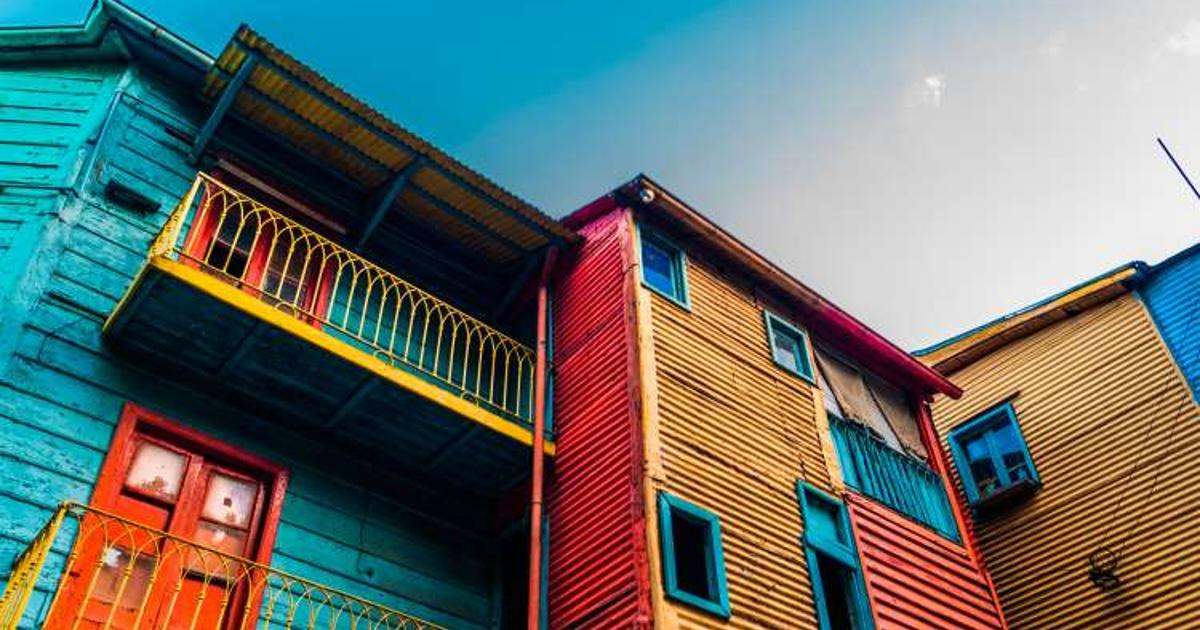
#> input picture fotos_mejoradas/baires_Facebook.jpg, 1200 x 630 px
$ python -i fotoapp.py   (imports and definitions only)   (older library calls are emulated)
#> lines starting #> are read from the running program, lines starting #| are printed output that depends on the picture
#> further down, picture is the input picture: PIL image 1200x630 RGB; mean R, G, B 103.5, 113.2, 109.1
import os
from urllib.request import urlopen

import cv2
import matplotlib.pyplot as plt
import numpy as np
from PIL import Image, ImageFilter

# Carpeta donde se guardan los resultados.
CARPETA_RESULTADOS = "fotos_mejoradas"
# Carpeta donde se buscan las fotos cuando el usuario escribe solo el nombre.
CARPETA_IMAGENES = "."

# Ancho y alto de cada red. El orden es (ancho, alto), igual que img.size.
TAMANOS = {
    "Youtube": (1280, 720),
    "Instagram": (1080, 1080),
    "Twitter": (1600, 900),
    "Facebook": (1200, 630),
}

# Los 9 filtros de la clase. La clave es el nombre que elige el usuario.
FILTROS = {
    "Blur": ImageFilter.BLUR,
    "Contour": ImageFilter.CONTOUR,
    "Detail": ImageFilter.DETAIL,
    "Edge Enhance": ImageFilter.EDGE_ENHANCE,
    "Edge Enhance More": ImageFilter.EDGE_ENHANCE_MORE,
    "Emboss": ImageFilter.EMBOSS,
    "Find Edges": ImageFilter.FIND_EDGES,
    "Sharpen": ImageFilter.SHARPEN,
    "Smooth": ImageFilter.SMOOTH,
}


# [15 lines left out: functions obtener_ruta, abrir_imagen, not called in this run]


def como_imagen(img):
    # Si llega una ruta, la abre. Si ya es una imagen de Pillow, la usa.
    if img is None:
        raise ValueError("Primero tenes que abrir la foto con la opcion 1.")
    if isinstance(img, str):
        return abrir_imagen(img).convert("RGB")
    return img.convert("RGB")


# [64 lines left out: functions mostrar, redimensionar_para_red, not called in this run]


def ecualizar_canal(canal):
    # Cuenta los brillos, acumula y cambia cada pixel por el valor nuevo.
    numeros = np.array(canal)
    conteo, _ = np.histogram(numeros, bins=256, range=(0, 256))
    probabilidad = conteo / numeros.size
    acumulada = np.cumsum(probabilidad)
    tabla = np.round(acumulada * 255).astype("uint8")
    return Image.fromarray(tabla[numeros])


def ajustar_contraste(img):
    # Punto 2. Separa el claro del oscuro en cada color y los vuelve a unir.
    img = como_imagen(img)
    rojo, verde, azul = img.split()
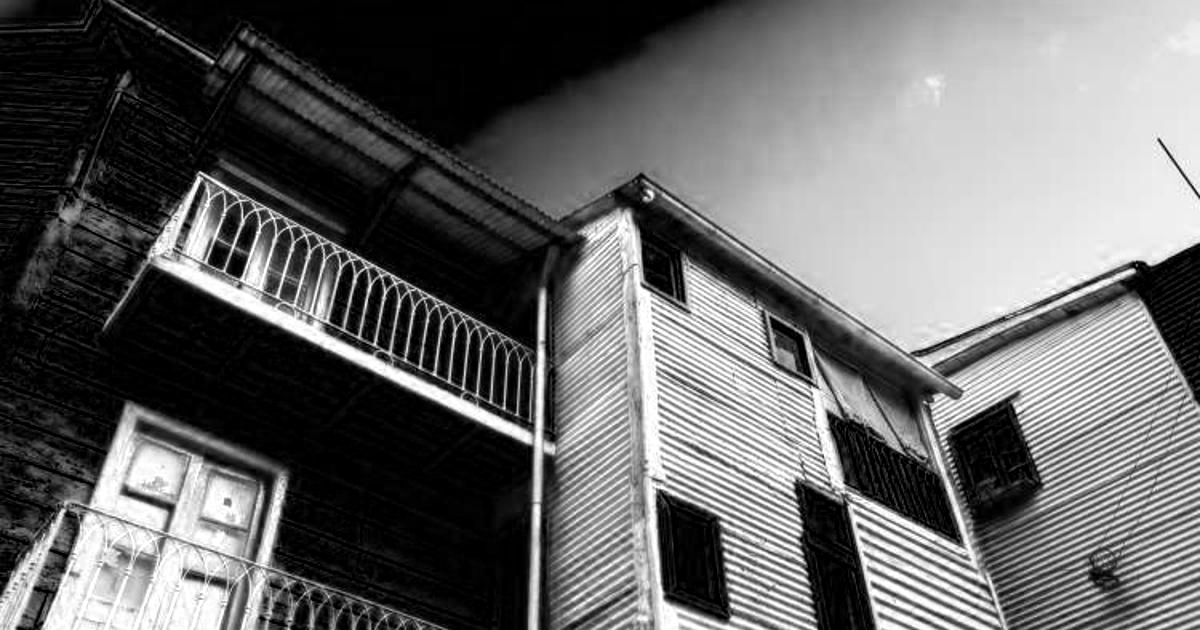
#> rojo: PIL image 1200x630 L; min 0, max 255, mean 103.5
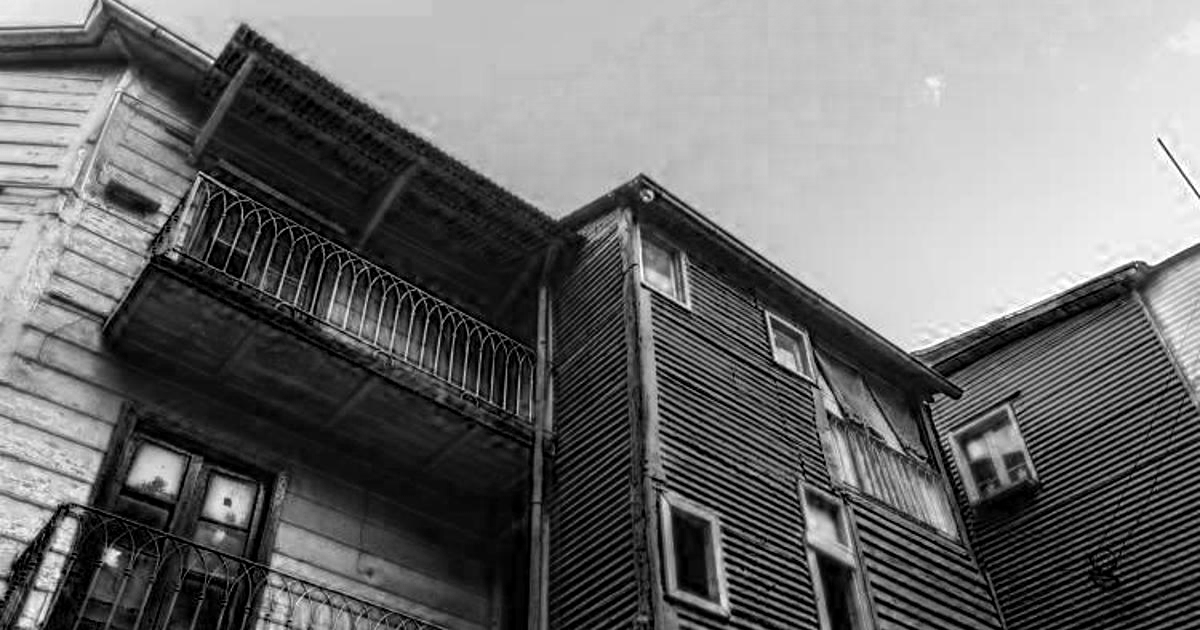
#> azul: PIL image 1200x630 L; min 0, max 255, mean 109.1
    return Image.merge("RGB", (
        ecualizar_canal(rojo),
        ecualizar_canal(verde),
        ecualizar_canal(azul),
    ))
#> in ecualizar_canal, `conteo, _ = np.histogram(numeros, bins=256, range=(0, 256))`: conteo = 256 values, max 84284 at index 0, min 1514 at index 106, mean 2953.1
#> in ecualizar_canal, `probabilidad = conteo / numeros.size`: probabilidad = 256 values, max 0.111 at index 0, min 0.002 at index 106, mean 0.00391
#> in ecualizar_canal, `acumulada = np.cumsum(probabilidad)`: acumulada = 256 values from 0.111 to 1
#> in ecualizar_canal, `tabla = np.round(acumulada * 255).astype("uint8")`: tabla = 256 values from 28 to 255
#> in ecualizar_canal, `return Image.fromarray(tabla[numeros])`:
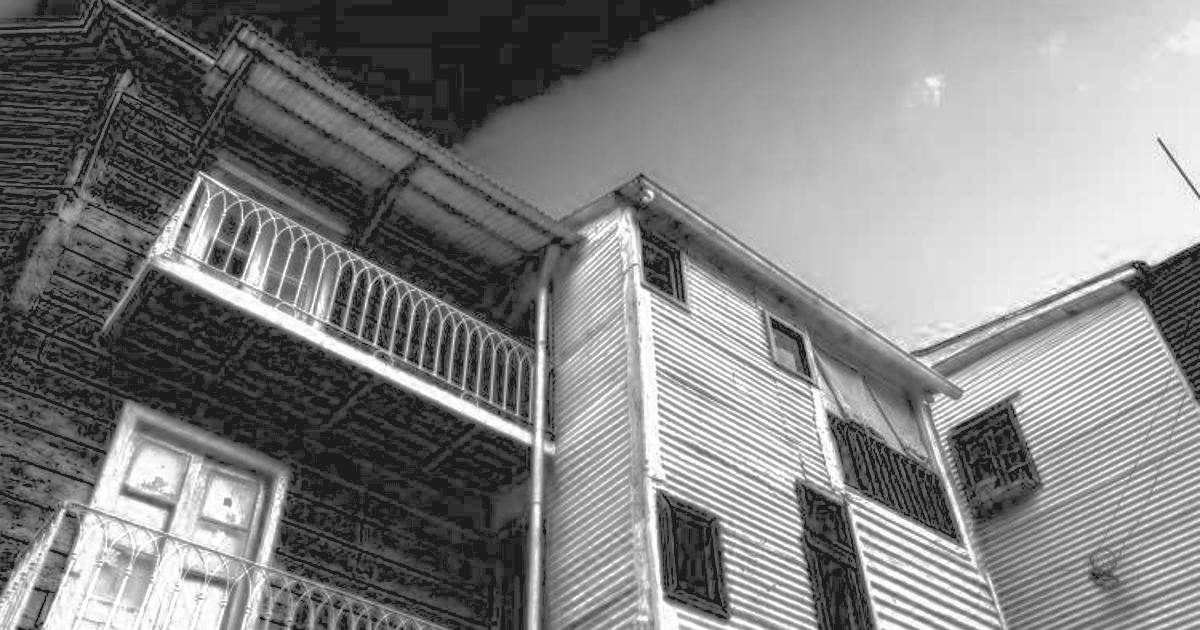
#> returned value: PIL image 1200x630 L; min 28, max 255, mean 129.8
#> in ecualizar_canal (call 2), `conteo, _ = np.histogram(numeros, bins=256, range=(0, 256))`: conteo = 256 values, max 13319 at index 0, min 6 at index 254, mean 2953.1
#> in ecualizar_canal (call 2), `probabilidad = conteo / numeros.size`: probabilidad = 256 values, max 0.0176 at index 0, min 7.94e-06 at index 254, mean 0.00391
#> in ecualizar_canal (call 2), `acumulada = np.cumsum(probabilidad)`: acumulada = 256 values from 0.0176 to 1
#> in ecualizar_canal (call 2), `tabla = np.round(acumulada * 255).astype("uint8")`: tabla = 256 values from 4 to 255
#> in ecualizar_canal (call 2), `return Image.fromarray(tabla[numeros])`:
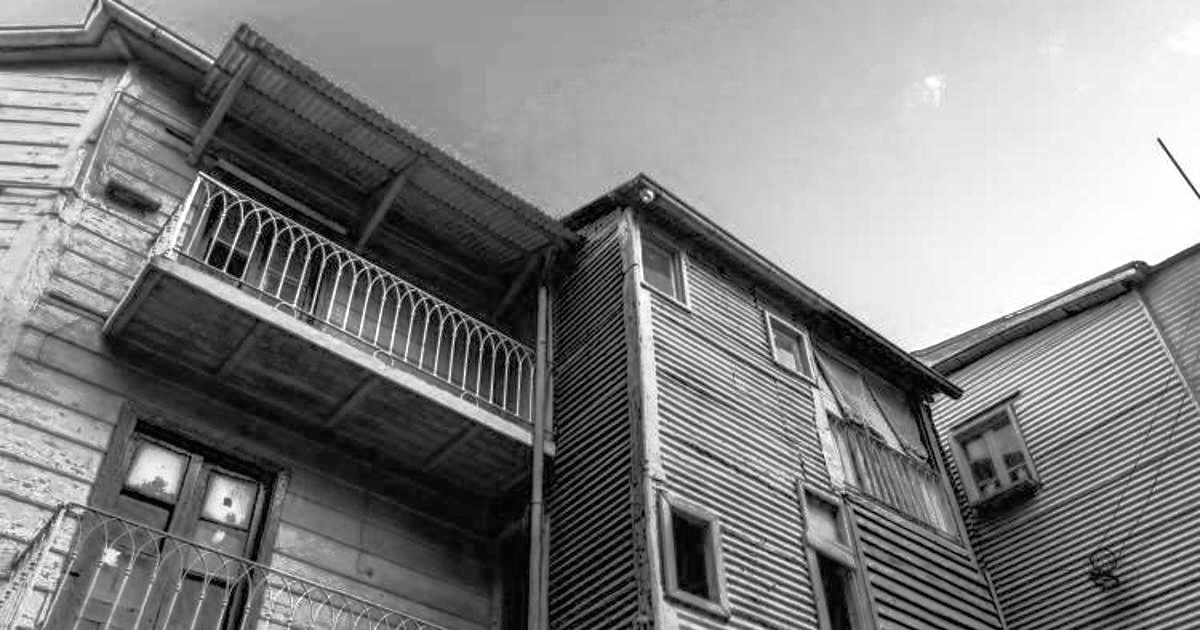
#> returned value: PIL image 1200x630 L; min 4, max 255, mean 128.1
#> in ecualizar_canal (call 3), `conteo, _ = np.histogram(numeros, bins=256, range=(0, 256))`: conteo = 256 values, max 29826 at index 0, min 62 at index 254, mean 2953.1
#> in ecualizar_canal (call 3), `probabilidad = conteo / numeros.size`: probabilidad = 256 values, max 0.0395 at index 0, min 8.2e-05 at index 254, mean 0.00391
#> in ecualizar_canal (call 3), `acumulada = np.cumsum(probabilidad)`: acumulada = 256 values from 0.0395 to 1
#> in ecualizar_canal (call 3), `tabla = np.round(acumulada * 255).astype("uint8")`: tabla = 256 values from 10 to 255
#> in ecualizar_canal (call 3), `return Image.fromarray(tabla[numeros])`:
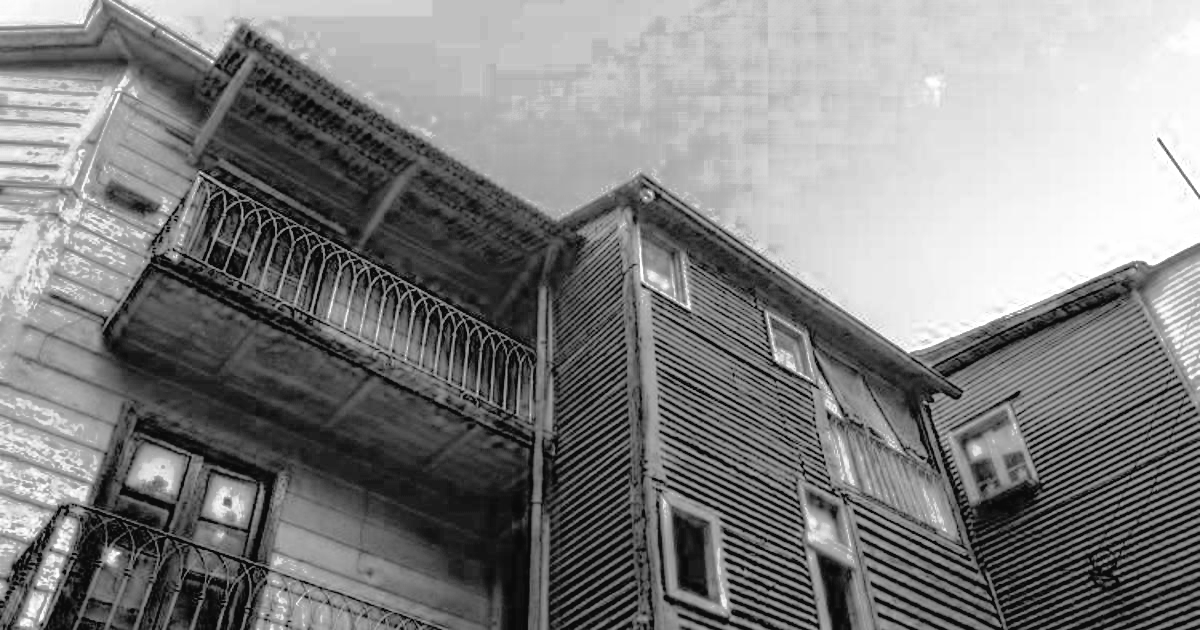
#> returned value: PIL image 1200x630 L; min 10, max 255, mean 128.4
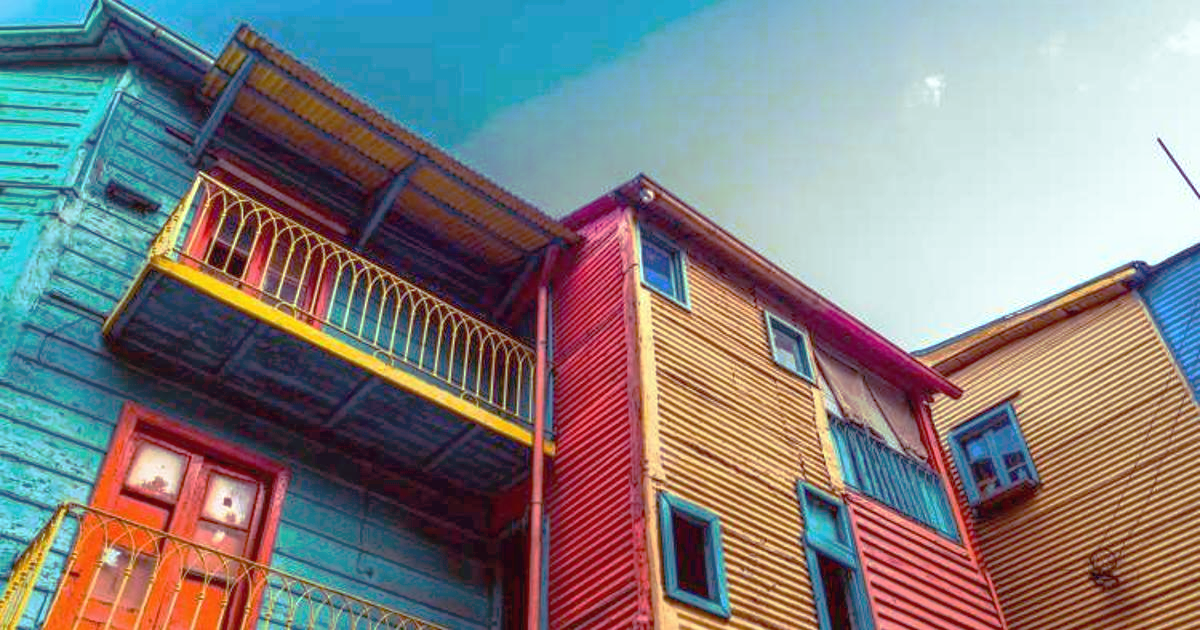
#> returned value: PIL image 1200x630 RGB; mean R, G, B 129.8, 128.1, 128.4


# [136 lines left out: functions mostrar_contraste, aplicar_filtro, detectar_bordes_canny, detectar_bordes_laplaciano, main, not called in this run]


# [2 lines not run here, left out]

>>> from PIL import Image
>>> picture = Image.open('fotos_mejoradas/baires_Facebook.jpg')
>>> result = ajustar_contraste(picture)
